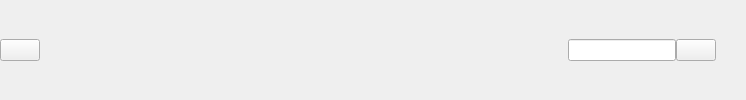
        <widget class="QWidget" name="widget" native="true">
         <property name="minimumSize">
          <size>
           <width>0</width>
           <height>40</height>
          </size>
         </property>
         <layout class="QHBoxLayout" name="horizontalLayout_4">
          <property name="spacing">
           <number>0</number>
          </property>
          <property name="leftMargin">
           <number>0</number>
          </property>
          <property name="topMargin">
           <number>0</number>
          </property>
          <property name="rightMargin">
           <number>0</number>
          </property>
          <property name="bottomMargin">
           <number>0</number>
          </property>
          <item>
           <widget class="QPushButton" name="menuButton">
            <property name="text">
             <string/>
            </property>
            <property name="icon">
             <iconset resource="icons/resource.qrc">
              <normaloff>:/icons/menu-4-256 (1).png</normaloff>
              <normalon>:/icons/menu-4-256.png</normalon>:/icons/menu-4-256 (1).png</iconset>
            </property>
            <property name="iconSize">
             <size>
              <width>14</width>
              <height>14</height>
             </size>
            </property>
            <property name="checkable">
             <bool>true</bool>
            </property>
           </widget>
          </item>
          <item>
           <spacer name="horizontalSpacer">
            <property name="orientation">
             <enum>Qt::Orientation::Horizontal</enum>
            </property>
            <property name="sizeType">
             <enum>QSizePolicy::Policy::Expanding</enum>
            </property>
            <property name="sizeHint" stdset="0">
             <size>
              <width>528</width>
              <height>20</height>
             </size>
            </property>
           </spacer>
          </item>
          <item>
           <layout class="QHBoxLayout" name="horizontalLayout">
            <property name="spacing">
             <number>0</number>
            </property>
            <property name="rightMargin">
             <number>30</number>
            </property>
            <item>
             <widget class="QLineEdit" name="lineEdit"/>
            </item>
            <item>
             <widget class="QPushButton" name="pushButton_12">
              <property name="text">
               <string/>
              </property>
              <property name="icon">
               <iconset resource="icons/resource.qrc">
                <normaloff>:/icons/search-13-256.png</normaloff>
                <normalon>:/icons/search-13-256-W.png</normalon>:/icons/search-13-256.png</iconset>
              </property>
             </widget>
            </item>
           </layout>
          </item>
         </layout>
        </widget>
